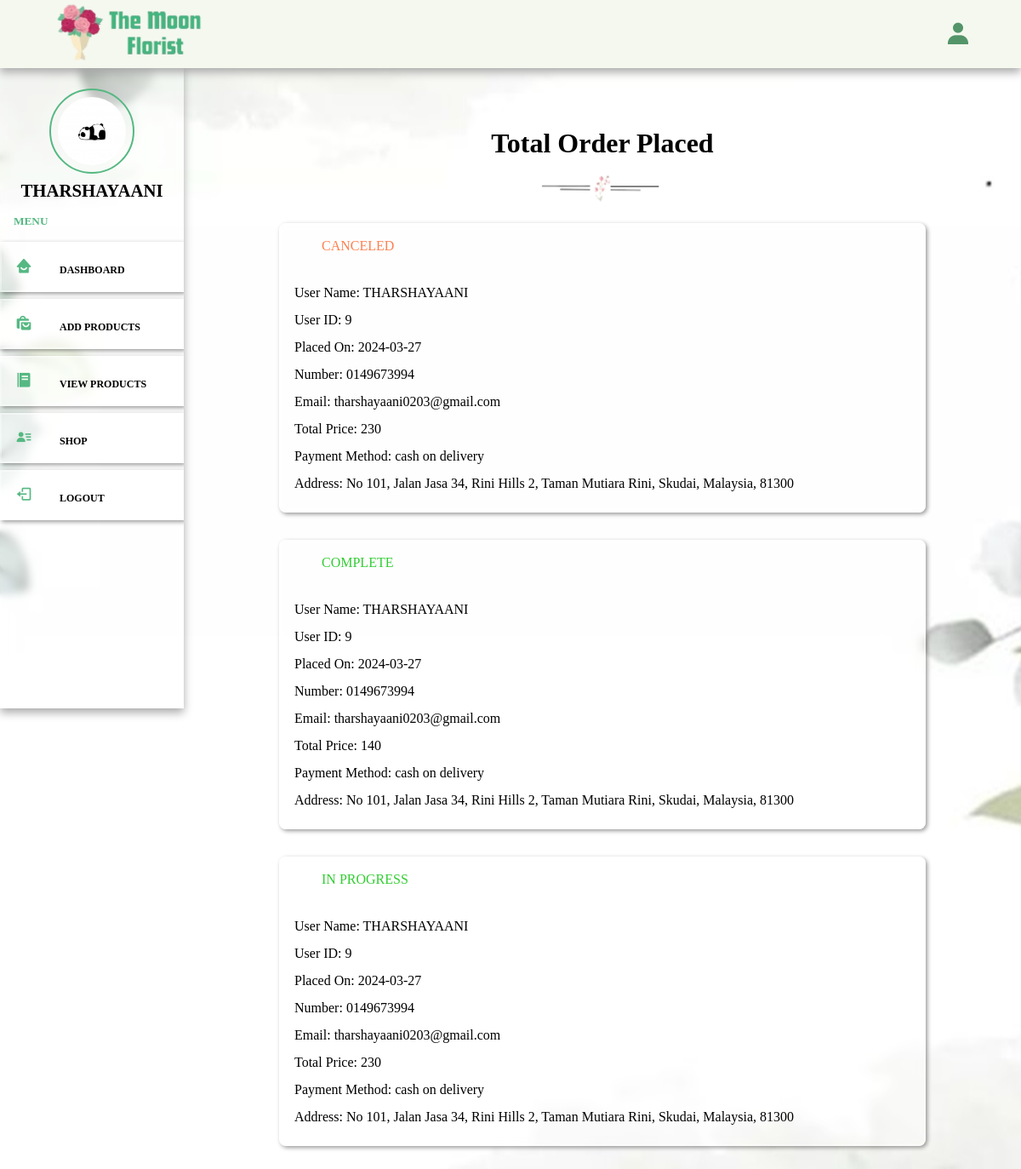
/admin_order.php (signed in), run on the app's committed database.
### tables this page shows
CREATE TABLE `sellers` (
  `id` int(20) NOT NULL,
  `name` varchar(50) NOT NULL,
  `email` varchar(150) NOT NULL,
  `password` varchar(50) NOT NULL,
  `image` varchar(100) NOT NULL
);

CREATE TABLE `orders` (
  `id` varchar(20) NOT NULL,
  `user_id` varchar(20) NOT NULL,
  `seller_id` varchar(20) NOT NULL,
  `name` varchar(50) NOT NULL,
  `number` varchar(10) NOT NULL,
  `email` varchar(50) NOT NULL,
  `address` varchar(200) NOT NULL,
  `address_type` varchar(10) NOT NULL,
  `method` varchar(50) NOT NULL,
  `product_id` varchar(20) NOT NULL,
  `price` varchar(10) NOT NULL,
  `qty` varchar(2) NOT NULL,
  `date` date NOT NULL DEFAULT current_timestamp(),
  `status` varchar(50) NOT NULL DEFAULT 'in progress',
  `payment_status` varchar(255) NOT NULL DEFAULT 'pending'
);

### admin_order.php (the view, shortened to what this page needs)
<?php
    include '../components/connect.php';
    if(isset($_COOKIE['seller_id'])){
        $seller_id = $_COOKIE['seller_id'];
    } else {
        $seller_id = '';
        header('location:login.php');
    }
?>
<!DOCTYPE html>
<html lang="en">
<head>
    <link href='https://unpkg.com/boxicons@2.1.2/css/boxicons.min.css' rel='stylesheet'>
    <link rel="stylesheet" type="text/css" href="../css/admin_style.css">
</head>
<body>
    <div class="main-container">
        <?php include '../components/admin_header.php'; ?>
        <section class="order-container">
            <div class="heading">
                <h1>Total order placed</h1>
                <img src="../image/break.png" width="100">
            </div>
            <div class="box-container">
                <?php
                    $select_order = $conn->prepare("SELECT * FROM `orders` WHERE seller_id=?");
                    $select_order->execute([$seller_id]);
                    if ($select_order->rowCount() > 0) {
                        while($fetch_order = $select_order->fetch(PDO::FETCH_ASSOC)){
                ?>
                <div class="box">
                    <div class="status" style="color: <?php if($fetch_order['status'] == 'canceled'){echo "coral";}else{echo "limegreen";} ?>"><?= $fetch_order['status']; ?></div>
                    <div class="detail">
                        <p>User name: <span><?= $fetch_order['name']; ?></span></p>
                        <p>User ID: <span><?= $fetch_order['user_id']; ?></span></p>
                        <p>Placed on: <span><?= $fetch_order['date']; ?></span></p>
                        <p>Number: <span><?= $fetch_order['number']; ?></span></p>
                        <p>Email: <span><?= $fetch_order['email']; ?></span></p>
                        <p>Total price: <span><?= $fetch_order['price']; ?></span></p>
                        <p>Payment method: <span><?= $fetch_order['method']; ?></span></p>
                        <p>Address: <span><?= $fetch_order['address']; ?></span></p>
                    </div>
                </div>
                <?php
                        }
                    } else {
                        echo '
                            <div class="empty">
                                <p>No order take place yet!</p>
                            </div>
                        ';
                    }
                ?>
            </div>
        </section>
    </div>
</body>
</html>

### admin_header.php (shortened to what this page needs)
<header>
	<div class="logo">
		<img src="../image/logo.png" width="200">
	</div>
	<div class="right">
		<div class="bx bxs-user" id="user-btn"></div>
	</div>
</header>
<div class="side-container">
	<div class="sidebar">
		<?php
			$select_profile = $conn->prepare("SELECT * FROM `sellers` WHERE id=?");
			$select_profile->execute([$seller_id]);
			if ($select_profile->rowCount() > 0) {
				$fetch_profile = $select_profile->fetch(PDO::FETCH_ASSOC);
		?>
		<div class="profile">
			<img src="../uploaded_files/<?= $fetch_profile['image']; ?>" class="logo-img" width="100">
			<p><?= $fetch_profile['name']; ?></p>
		</div>
		<?php } ?>
		<h5>menu</h5>
		<div class="navbar">
			<ul>
				<li><a href="dashboard.php"><i class="bx bxs-home-smile"></i>dashboard</a></li>
				<li><a href="add_product.php"><i class="bx bxs-shopping-bags"></i>add products</a></li>
				<li><a href="view_posts.php"><i class="bx bxs-food-menu"></i>view products</a></li>
				<li><a href="../shop.php"><i class="bx bxs-user-detail"></i>shop</a></li>
				<li><a href="../components/admin_logout.php" onclick="return confirm('logout from this website')"><i class="bx bx-log-out"></i>logout</a></li>
			</ul>
		</div>
	</div>
</div>

### admin_style.css (style rules this page uses)
* { margin: 0; padding: 0; box-sizing: border-box; outline: none; text-decoration: none; list-style: none; }
:root { --space: 2rem; --main-color: #56b882; --pink-color: #549469; --pink-opacity: #FFE6E9; --white-alfa-40: rgba(255, 255, 255, 0.40); --white-alpha-25: rgba(255, 255, 255, 0.25); --backdrop-filter: blur(5px); --padding: 5vh 15px; --box-shadow: 2px 2px 5px rgba(0, 0, 0, 0.40); }
body { background-image: url('../image/wallpaper.jpg'); background-repeat: repeat; background-position: center center; }
html { scroll-behavior: smooth; }
.box-container { display: grid; grid-template-columns: repeat(auto-fit, minmax(30rem, 1fr)); align-items: center; }
.box-container .box { margin: 1rem; background-color: var(--white-alpha-25); border: 2px solid var(--white-alfa-40); backdrop-filter: var(--backdrop-filter); box-shadow: var(--box-shadow); }
.heading { text-align: center; line-height: 1.5; }
.heading h1 { font-size: 2rem; text-transform: capitalize; }
.heading img { margin-top: .5rem; width: 150px!important; }
section, .post-editor { width: 75vw; min-height: 100vh; background: var(--background-color); border-radius: 10px; padding: 4%; margin: 8% 4%; margin-bottom: 2%; }
header { position: fixed; left: 0; top: 0; right: 0; height: 80px; z-index: 151; box-shadow: 0px 5px 10px 0px #aaa; padding: 0 50px; background: #F4F8EE; display: flex; justify-content: space-between; align-items: center; }
header .right { display: flex; }
#user-btn, .toggle-btn { font-size: 2rem; box-shadow: var(--inner-box-shadow); padding: .5rem; color: var(--pink-color); cursor: pointer; transition: .6s; }
.main-container { display: flex; }
.sidebar { background: var(--white-alpha-25); backdrop-filter: var(--backdrop-filter); padding-top: 2rem; width: 18vw; height: 100vh; position: sticky; --offset: var(--space); top: var(--offset); box-shadow: 0px 5px 10px 0px #aaa; overflow: auto; z-index: 1; }
.sidebar h5 { text-transform: uppercase; color: var(--main-color); padding: .5rem 1rem; margin: .5rem 0; }
.profile { margin: .5rem auto; display: flex; flex-direction: column; align-items: center; justify-content: center; }
.sidebar .profile { margin-top: 2.5rem; }
.logo-img { border-radius: 50%; padding: .5rem; border: 2px solid var(--main-color); }
.sidebar .profile p { margin-top: .5rem; text-transform: uppercase; font-weight: bold; color: var(--lightgray); font-size: 1.3rem; }
.sidebar ul li { padding: 1rem; background-color: var(--white-alpha-25); border: 2px solid var(--white-alfa-40); backdrop-filter: var(--backdrop-filter); box-shadow: var(--box-shadow); position: relative; transition: .3s; margin: .5rem 0; }
.sidebar ul li::before { position: absolute; content: ''; left: 0; top: 0; height: 0%; width: 5px; background: var(--main-color); z-index: 2; transition: all 200ms linear; }
.sidebar ul li i { color: var(--main-color); font-size: 20px; margin-right: 2rem; }
.sidebar ul li a { text-transform: uppercase; color: var(--lightgray); font-size: 12px; font-weight: bold; }
.box-container { align-items: center; }
.order-container .box-container .box { padding: 1rem; border-radius: .5rem; position: relative; }
.order-container .box-container .box .status { position: absolute; padding-left: 2rem; text-transform: uppercase; font-size: 1rem; margin-bottom: 1rem; border-radius: .5rem; box-shadow: var(--inner-box-shadow); display: inline-block; }
.order-container .box-container .box .detail { margin-top: 3rem; line-height: 2; color: var(--lightgray); text-transform: capitalize; }
.order-container .box-container .box .detail span { text-transform: none; }

### data on the page
sellers: image (picture), name "THARSHAYAANI"
orders: status "CANCELED", name "THARSHAYAANI", user "9", date "2024-03-27", number "0149673994", email "tharshayaani0203@gmail.com", price "230", method "cash on delivery", address "No 101, Jalan Jasa 34, Rini Hills 2, Taman Mutiara Rini, Skudai, Malaysia, 81300"
orders: status "COMPLETE", name "THARSHAYAANI", user "9", date "2024-03-27", number "0149673994", email "tharshayaani0203@gmail.com", price "140", method "cash on delivery", address "No 101, Jalan Jasa 34, Rini Hills 2, Taman Mutiara Rini, Skudai, Malaysia, 81300"
orders: status "IN PROGRESS", name "THARSHAYAANI", user "9", date "2024-03-27", number "0149673994", email "tharshayaani0203@gmail.com", price "230", method "cash on delivery", address "No 101, Jalan Jasa 34, Rini Hills 2, Taman Mutiara Rini, Skudai, Malaysia, 81300"
